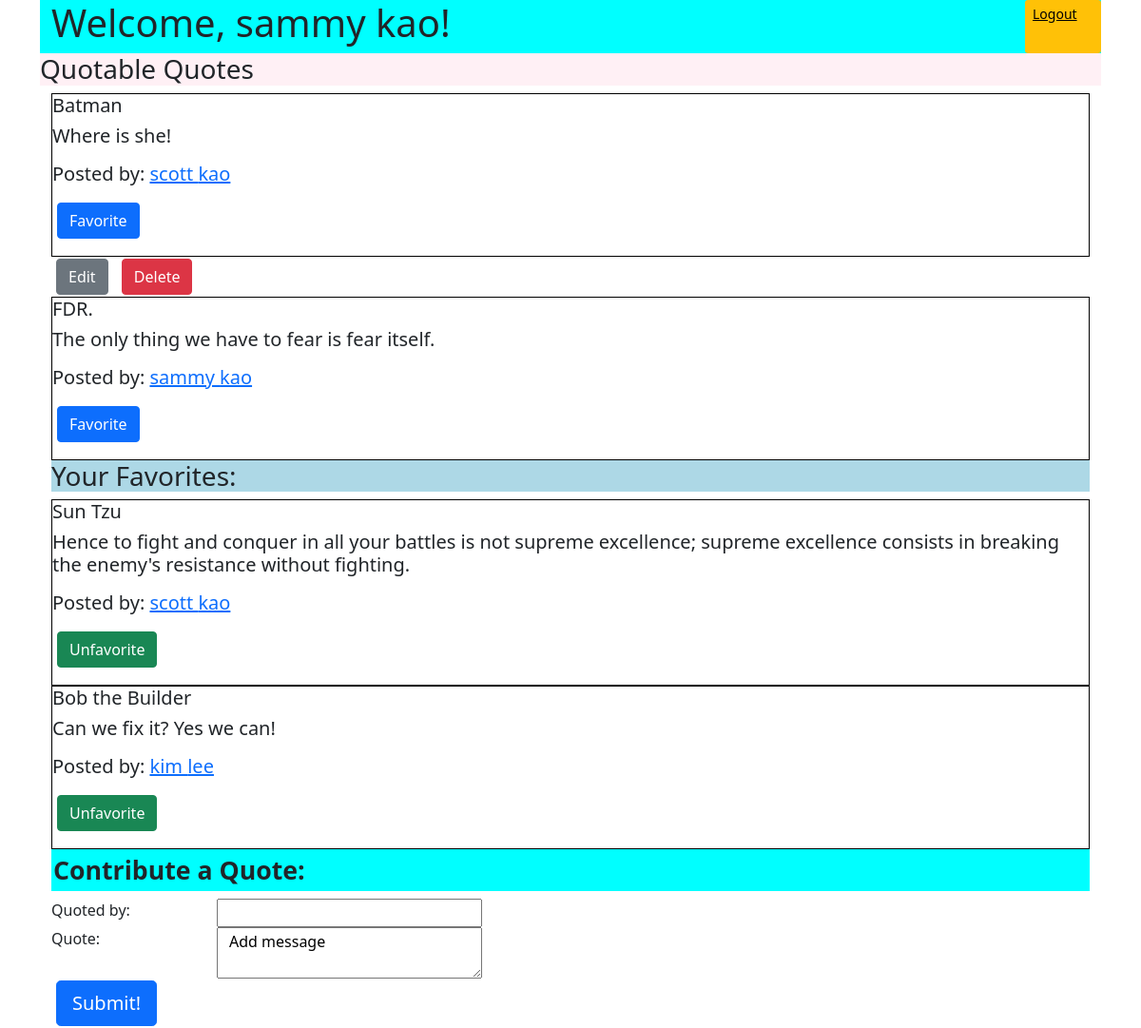
/dashboard (signed in), run on the app's committed database.
### q_app/models.py (models this page shows)
class Quote(models.Model):
    quoter = models.CharField(max_length=30)
    quote = models.CharField(max_length=255)
    created_date = models.DateTimeField(auto_now_add=True)
    updated_at = models.DateTimeField(auto_now_add=True)
    posted_by = models.ForeignKey(User, related_name='posted_quote', on_delete = models.CASCADE)
    favorited_by = models.ManyToManyField(User, related_name="favorited_quote")
    objects = QuoteManager()

class User(models.Model):
    first_name = models.CharField(max_length=30)
    last_name = models.CharField(max_length=30)
    email = models.CharField(max_length=50)
    pw = models.CharField(max_length=30)
    created_date = models.DateTimeField(auto_now_add=True)
    updated_at = models.DateTimeField(auto_now_add=True)
    objects = UserManager()

### q_app/views.py (the view)
# urls.py: path('dashboard', views.dashboard),
def dashboard(request):
    context = {
        'all_quotes': Quote.objects.all(),
        'this_user': User.objects.get(id = request.session['user_id']),
    }
    return render(request, 'dashboard.html', context)

### q_app/templates/dashboard.html (shortened to what this page needs)
<!DOCTYPE html>
<html lang="en">
    <head>
        {% load static %}
        <link rel='stylesheet' href='https://cdn.jsdelivr.net/npm/bootstrap@5.1.0/dist/css/bootstrap.min.css'
>
        <link rel="stylesheet" href="{% static 'quote.css' %}">
    </head>
    <body>
        <div class ='container'>
            <div class ='container'>
                <div class='row' id='background'>
                    <h1 class ='col'>Welcome, {{this_user.first_name}} {{this_user.last_name}}!</h1>
                    <a class ='btn-sm btn-warning' style="width: 5rem;" href="/logout">Logout</a>
                </div>
            </div>
            <div class ='container'>
                <h3 class = 'row' id='background_2'>Quotable Quotes</h3>
                {% for quote in all_quotes %}
                {% if this_user not in quote.favorited_by.all %}
                {% if quote.posted_by.id == request.session.user_id %}
                <div class = 'col-sm' id = 'move'>
                    <a class ='btn btn-secondary' href="/edit/{{quote.id}}" role="button" class="btn btn-danger">Edit</a>
                    <a class ='btn btn-danger' href="/delete/{{quote.id}}" role="button" class="btn btn-danger">Delete</a>
                </div>
                {% endif %}
                <div id='quote_block'>
                    <h5>{{quote.quoter}}<h5>
                    <p>{{quote.quote}}</p>
                    <p>Posted by: <a href="/poster/{{quote.id}}">{{quote.posted_by.first_name}} {{quote.posted_by.last_name}}</a></p>
                    <p><a class ='btn btn-primary' href="/favorite/{{quote.id}}">Favorite</a></p>
                </div>
                {% endif %}
                {% endfor %}
            </div>
            <div class='container'>
                <h3 id='background_3'>Your Favorites:</h3>
                {% for quote in all_quotes %}
                {% if this_user in quote.favorited_by.all %}
                <div id='quote_block'>
                    <h5>{{quote.quoter}}<h5>
                    <p>{{quote.quote}}</p>
                    <p>Posted by: <a href="/poster/{{quote.id}}">{{quote.posted_by.first_name}} {{quote.posted_by.last_name}}</a></p>
                    <p><a class ='btn btn-success' href="/unfavorite/{{quote.id}}">Unfavorite</a></p>
                </div>
                {% endif %}
                {% endfor %}
                <div class ='row'>
                    <form action ='/add/quote' method ='post'>
                        <legend id='background_4' class='size_2' >Contribute a Quote:</legend>
                        <div class ='row'>
                            <label class ='col-2' for ='quoter'>Quoted by:</label>
                            <input class ='col-3' type ='text' name ='quoter' id ='quoter'>
                        </div>
                        <div class ='row'>
                            <label class='col-2' for='quote'>Quote:</label>
                            <textarea class='col-3' type='text' name='quote' id='quote'>Add message</textarea>
                        </div>
                        <div class ='col text-left'>
                            <button type='submit' class='btn btn-lg btn-primary' value='Add Quote'>Submit!</button>
                        </div>
                    </form>
                </div>
            </div>
        </div>
    </body>
</html>

### q_app/static/quote.css (style rules this page uses)
#background { background-color: aqua; }
#background_2 { background-color: lavenderblush; }
#background_3 { background-color: lightblue; }
#background_4 { background-color: aqua; }
#quote_block { border: 1px solid black; }
.size_2 { padding: 2px; font-size: 20pt; font-weight: bold; }
.btn { margin: 2px 5px; }

### data on the page
Quote: quoter "Batman", quote "Where is she!", posted_by.first_name "scott", posted_by.last_name "kao"
Quote: quoter "FDR.", quote "The only thing we have to fear is fear itself.", posted_by.first_name "sammy", posted_by.last_name "kao"
Quote: quoter "Sun Tzu", quote "Hence to fight and conquer in all your battles is not supreme excellence; supreme excellence consists in breaking the enemy's resistance without fighting.", posted_by.first_name "scott", posted_by.last_name "kao"
Quote: quoter "Bob the Builder", quote "Can we fix it? Yes we can!", posted_by.first_name "kim", posted_by.last_name "lee"
